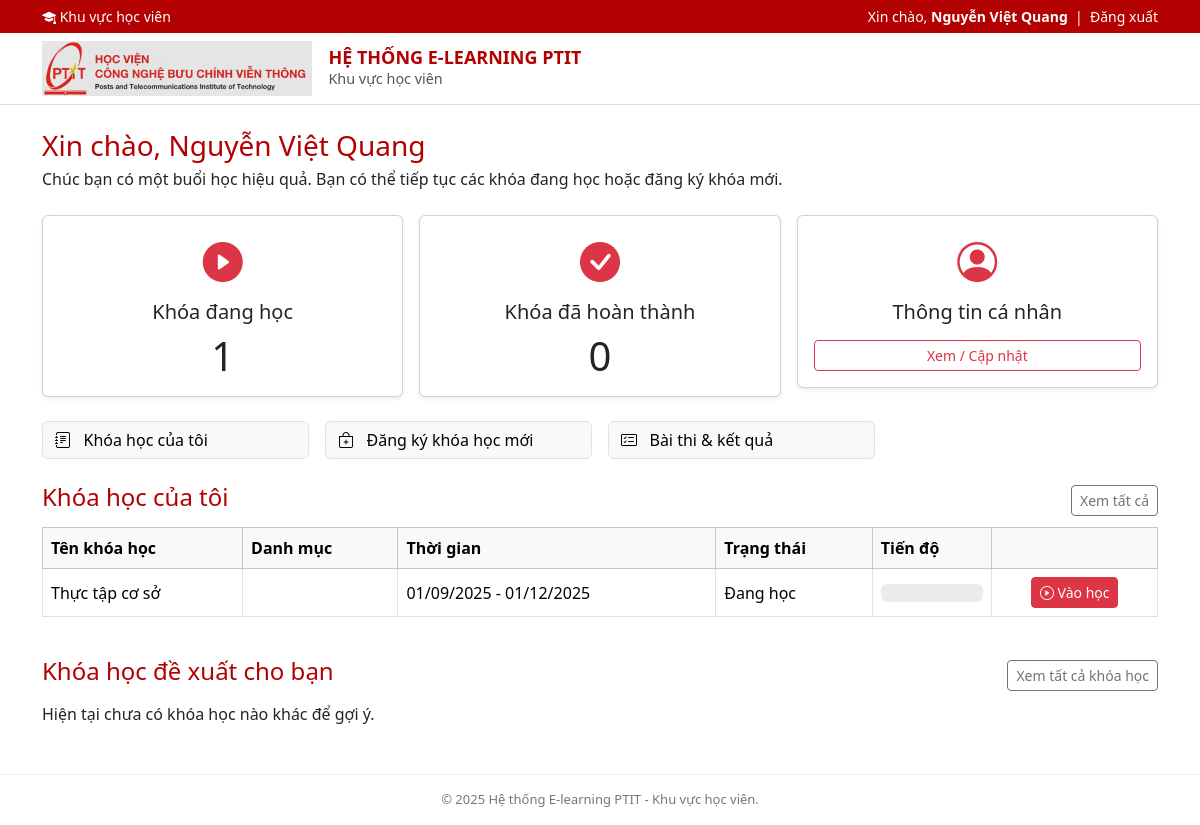
The app's page /student_dashboard.php (signed in) with its own data.
### tables this page shows
CREATE TABLE `dang_ky_khoa_hoc` (
  `id` int(10) UNSIGNED NOT NULL,
  `id_hoc_vien` int(10) UNSIGNED NOT NULL,
  `id_khoa_hoc` int(10) UNSIGNED NOT NULL,
  `ngay_dang_ky` datetime NOT NULL DEFAULT current_timestamp(),
  `trang_thai` enum('cho_duyet','dang_hoc','hoan_thanh','huy') NOT NULL DEFAULT 'dang_hoc',
  `tien_do_phan_tram` tinyint(3) UNSIGNED NOT NULL DEFAULT 0,
  `diem_cuoi_ky` decimal(5,2) DEFAULT NULL
);

CREATE TABLE `khoa_hoc` (
  `id` int(10) UNSIGNED NOT NULL,
  `ten_khoa_hoc` varchar(255) NOT NULL,
  `duong_dan_tom_tat` varchar(255) NOT NULL,
  `mo_ta` text DEFAULT NULL,
  `id_giang_vien` int(10) UNSIGNED NOT NULL,
  `danh_muc` varchar(100) DEFAULT NULL,
  `hoc_phi` decimal(12,2) NOT NULL DEFAULT 0.00,
  `ngay_bat_dau` date DEFAULT NULL,
  `ngay_ket_thuc` date DEFAULT NULL,
  `trang_thai` enum('nhap','cong_bo','luu_tru') NOT NULL DEFAULT 'nhap',
  `ngay_tao` datetime NOT NULL DEFAULT current_timestamp(),
  `ngay_cap_nhat` datetime NOT NULL DEFAULT current_timestamp() ON UPDATE current_timestamp()
);

### student_dashboard.php (the view, shortened to what this page needs)
<?php
$user_id = $_SESSION['user_id'];
$ho_ten  = $_SESSION['ho_ten'] ?? 'Học viên';
$so_khoa_dang_hoc   = 0;
$so_khoa_hoan_thanh = 0;
$khoa_hoc_cua_toi   = [];
$khoa_hoc_de_xuat   = [];
try {
    $pdo = Database::pdo();
    $sql = "
        SELECT trang_thai, COUNT(*) AS so_luong
        FROM dang_ky_khoa_hoc
        WHERE id_hoc_vien = :id_hoc_vien
        GROUP BY trang_thai
    ";
    $stmt = $pdo->prepare($sql);
    $stmt->execute([':id_hoc_vien' => $user_id]);
    $rows = $stmt->fetchAll(PDO::FETCH_ASSOC);
    foreach ($rows as $r) {
        if ($r['trang_thai'] === 'dang_hoc')    $so_khoa_dang_hoc   = (int)$r['so_luong'];
    }
    $sql = "
        SELECT kh.id, kh.ten_khoa_hoc, kh.danh_muc, kh.ngay_bat_dau, kh.ngay_ket_thuc,
               dk.trang_thai, dk.tien_do_phan_tram, dk.diem_cuoi_ky
        FROM dang_ky_khoa_hoc dk
        JOIN khoa_hoc kh ON dk.id_khoa_hoc = kh.id
        WHERE dk.id_hoc_vien = :id_hoc_vien
        ORDER BY dk.ngay_dang_ky DESC
        LIMIT 20
    ";
    $stmt = $pdo->prepare($sql);
    $stmt->execute([':id_hoc_vien' => $user_id]);
    $khoa_hoc_cua_toi = $stmt->fetchAll(PDO::FETCH_ASSOC);
    $sql = "
        SELECT kh.id, kh.ten_khoa_hoc, kh.danh_muc, kh.ngay_bat_dau, kh.hoc_phi
        FROM khoa_hoc kh
        WHERE kh.trang_thai = 'cong_bo'
          AND kh.id NOT IN (
                SELECT id_khoa_hoc
                FROM dang_ky_khoa_hoc
                WHERE id_hoc_vien = :id_hoc_vien
          )
        ORDER BY kh.ngay_tao DESC
        LIMIT 8
    ";
    $stmt = $pdo->prepare($sql);
    $stmt->execute([':id_hoc_vien' => $user_id]);
    $khoa_hoc_de_xuat = $stmt->fetchAll(PDO::FETCH_ASSOC);
} catch (PDOException $e) {
    $error = $e->getMessage();
}
?>
<!DOCTYPE html>
<html lang="vi">
<head>
    <link href="https://cdn.jsdelivr.net/npm/bootstrap@5.3.3/dist/css/bootstrap.min.css" rel="stylesheet">
    <link rel="stylesheet"
          href="https://cdn.jsdelivr.net/npm/bootstrap-icons@1.11.3/font/bootstrap-icons.css">
    <link rel="stylesheet" href="css/style.css">
</head>
<body>
<div class="top-bar">
    <div class="container d-flex justify-content-between align-items-center">
        <div>
            <i class="bi bi-mortarboard-fill"></i>
            <a href="student_dashboard.php">Khu vực học viên</a>
        </div>
        <div>
            Xin chào, <strong><?php echo htmlspecialchars($ho_ten); ?></strong>
            &nbsp;|&nbsp;
            <a href="dang_xuat.php" style="color:#fff;">Đăng xuất</a>
        </div>
    </div>
</div>
<header class="main-header">
    <div class="container py-2 d-flex align-items-center">
        <img src="image/ptit.png" alt="PTIT Logo" style="height:55px;" class="me-3">
        <div>
            <div class="logo-text">HỆ THỐNG E-LEARNING PTIT</div>
            <div style="font-size: 0.9rem; color:#555;">Khu vực học viên</div>
        </div>
    </div>
</header>
<div class="container mt-4 mb-5">
    <div class="mb-4">
        <h3 class="mb-1" style="color:#b30000;">Xin chào, <?php echo htmlspecialchars($ho_ten); ?></h3>
        <p>Chúc bạn có một buổi học hiệu quả. Bạn có thể tiếp tục các khóa đang học hoặc đăng ký khóa mới.</p>
    </div>
    <div class="row g-3 mb-4">
        <div class="col-md-4">
            <div class="card shadow-sm p-3 text-center">
                <i class="bi bi-play-circle-fill fs-1 text-danger"></i>
                <h5 class="mt-2">Khóa đang học</h5>
                <p class="display-6 mb-0"><?php echo $so_khoa_dang_hoc; ?></p>
            </div>
        </div>
        <div class="col-md-4">
            <div class="card shadow-sm p-3 text-center">
                <i class="bi bi-check-circle-fill fs-1 text-danger"></i>
                <h5 class="mt-2">Khóa đã hoàn thành</h5>
                <p class="display-6 mb-0"><?php echo $so_khoa_hoan_thanh; ?></p>
            </div>
        </div>
        <div class="col-md-4">
            <div class="card shadow-sm p-3 text-center">
                <i class="bi bi-person-circle fs-1 text-danger"></i>
                <h5 class="mt-2">Thông tin cá nhân</h5>
                <a href="student_profile.php" class="btn btn-outline-danger btn-sm mt-2">
                    Xem / Cập nhật
                </a>
            </div>
        </div>
    </div>
    <div class="row g-3 mb-4">
        <div class="col-md-3">
            <a href="student_my_courses.php" class="btn btn-light border w-100 text-start">
                <i class="bi bi-journal-text"></i> &nbsp; Khóa học của tôi
            </a>
        </div>
        <div class="col-md-3">
            <a href="student_courses_catalog.php" class="btn btn-light border w-100 text-start">
                <i class="bi bi-bag-plus"></i> &nbsp; Đăng ký khóa học mới
            </a>
        </div>
        <div class="col-md-3">
            <a href="student_exams.php" class="btn btn-light border w-100 text-start">
                <i class="bi bi-card-checklist"></i> &nbsp; Bài thi & kết quả
            </a>
        </div>
    </div>
    <div class="mb-4">
        <div class="d-flex justify-content-between align-items-center mb-2">
            <h4 style="color:#b30000;">Khóa học của tôi</h4>
            <a href="student_my_courses.php" class="btn btn-sm btn-outline-secondary">Xem tất cả</a>
        </div>
        <?php if (empty($khoa_hoc_cua_toi)): ?>
            <div class="alert alert-info mb-0">
                Bạn chưa đăng ký khóa học nào. Hãy chọn <strong>“Đăng ký khóa học mới”</strong> để bắt đầu.
            </div>
        <?php else: ?>
            <div class="table-responsive">
                <table class="table table-bordered align-middle">
                    <thead class="table-light">
                        <tr>
                            <th>Tên khóa học</th>
                            <th>Danh mục</th>
                            <th>Thời gian</th>
                            <th>Trạng thái</th>
                            <th>Tiến độ</th>
                            <th></th>
                        </tr>
                    </thead>
                    <tbody>
                    <?php foreach ($khoa_hoc_cua_toi as $kh): ?>
                        <tr>
                            <td><?php echo htmlspecialchars($kh['ten_khoa_hoc']); ?></td>
                            <td><?php echo htmlspecialchars($kh['danh_muc'] ?? ''); ?></td>
                            <td>
                                <?php
                                $bd = $kh['ngay_bat_dau'] ? date('d/m/Y', strtotime($kh['ngay_bat_dau'])) : '';
                                $kt = $kh['ngay_ket_thuc'] ? date('d/m/Y', strtotime($kh['ngay_ket_thuc'])) : '';
                                echo $bd && $kt ? $bd . ' - ' . $kt : '—';
                                ?>
                            </td>
                            <td>
                                <?php
                                $mapTrangThai = [
                                    'cho_duyet'   => 'Chờ duyệt',
                                    'dang_hoc'    => 'Đang học',
                                    'hoan_thanh'  => 'Hoàn thành',
                                    'huy'         => 'Đã hủy'
                                ];
                                $txt = $mapTrangThai[$kh['trang_thai']] ?? $kh['trang_thai'];
                                echo htmlspecialchars($txt);
                                ?>
                            </td>
                            <td>
                                <div class="progress" style="height: 18px;">
                                </div>
                            </td>
                            <td class="text-center">
                                <a href="student_course_learn.php?id=<?php echo (int)$kh['id']; ?>"
                                   class="btn btn-sm btn-danger">
                                    <i class="bi bi-play-circle"></i> Vào học
                                </a>
                            </td>
                        </tr>
                    <?php endforeach; ?>
                    </tbody>
                </table>
            </div>
        <?php endif; ?>
    </div>
    <div class="mb-4">
        <div class="d-flex justify-content-between align-items-center mb-2">
            <h4 style="color:#b30000;">Khóa học đề xuất cho bạn</h4>
            <a href="student_courses_catalog.php" class="btn btn-sm btn-outline-secondary">Xem tất cả khóa học</a>
        </div>
        <?php if (empty($khoa_hoc_de_xuat)): ?>
            <p>Hiện tại chưa có khóa học nào khác để gợi ý.</p>
        <?php endif; ?>
    </div>
</div>
<footer>
    <div class="container text-center">
        © <?php echo date('Y'); ?> Hệ thống E-learning PTIT - Khu vực học viên.
    </div>
</footer>
</body>
</html>

### css/style.css (style rules this page uses)
body { font-family: system-ui, -apple-system, BlinkMacSystemFont, "Segoe UI", sans-serif; }
.top-bar { background-color: #b30000; color: #fff; font-size: 14px; padding: 6px 0; }
.top-bar a { color: #fff; text-decoration: none; }
.main-header { background-color: #ffffff; border-bottom: 1px solid #ddd; }
.logo-text { font-weight: 700; font-size: 18px; color: #b30000; line-height: 1.2; }
footer { border-top: 1px solid #eee; padding: 15px 0; font-size: 13px; color: #777; margin-top: 40px; }

### records on screen
dang_ky_khoa_hoc: id_khoa_hoc.ten_khoa_hoc "Thực tập cơ sở", id_khoa_hoc.ngay_bat_dau "01/09/2025", id_khoa_hoc.ngay_ket_thuc "01/12/2025", trang_thai "Đang học"

### other values on screen
$ho_ten "Nguyễn Việt Quang"
$so_khoa_dang_hoc "1"
$so_khoa_hoan_thanh "0"
